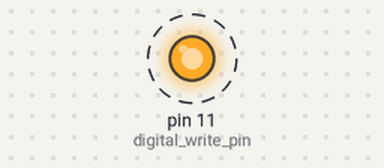
The sketch below on a simulated Arduino Nano, built with avr-gcc and run on an emulated ATmega328P. Parts: output pins drawn as LEDs (lit = HIGH). Dashed ring = blinking.

Above: at 0.5 s.
Timing chart, 0 to 4.6 s (numbered marks = the images above):
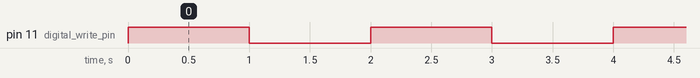

Measured:
- by itself, pin 11 (digital_write_pin): alternates HIGH for 1.0 s and LOW for 1.0 s

The sketch:

digital_write_001.ino
```cpp
/*

Version 1:- Produce a fixed delay in between HIGH and LOW digital Write (Works with "dsr_nema17_42hs48_1684_009_02.ino")

------------- Connections ------------------------
nano (pwm Reader)               nano (Seed picker)
GND                    ->       GND
D11 - 10k resistor     ->       D3

nano (pwm Reader)               Servo Tester / FC / Reciver
D9(pwm read pin)       ->       Out Signal (Use pump Signal)
GnD                    ->       Gnd

nano (pwm Reader)               5v UBEC
Vin                    ->       5v pin
GND                    ->       Gnd
------------------------------------------------------------

*/

int digital_write_pin = 11;
int dt = 1000;

void setup() {
  // put your setup code here, to run once:
  pinMode(digital_write_pin,OUTPUT);

}

void loop() {
  // put your main code here, to run repeatedly:
  digitalWrite(digital_write_pin,HIGH);
  delay(dt);
  digitalWrite(digital_write_pin,LOW);
  delay(dt);

}
```
